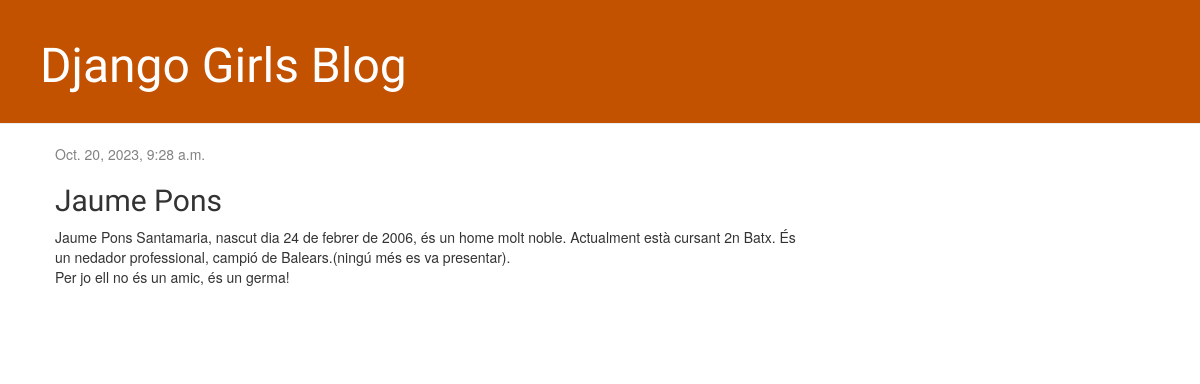
Page /post/6/ on the committed database.
### blog/models.py (models this page shows, shortened)
class Post(models.Model):
    author = models.ForeignKey(settings.AUTH_USER_MODEL, on_delete=models.CASCADE)
    title = models.CharField(max_length=200)
    text = models.TextField()
    created_date = models.DateTimeField(
            default=timezone.now)
    published_date = models.DateTimeField(
            blank=True, null=True)

### blog/views.py (the view)
# urls.py: path('post/<int:pk>/', views.post_detail, name='post_detail'),
def post_detail(request, pk):
    post = Post.objects.get(pk=pk)
    return render(request, 'blog/post_detail.html', {'post': post})

### blog/templates/blog/post_detail.html
{% extends 'blog/base.html' %}
{% block content %}
    <div class="post">
        {% if post.published_date %}
            <div class="date">
                {{ post.published_date }}
            </div>
        {% endif %}
        <h2>{{ post.title }}</h2>
        <p>{{ post.text|linebreaksbr }}</p>
    </div>
{% endblock %}

### blog/static/css/blog.css (style rules this page uses)
h1, h2, h3, h4 { font-family: 'Lobster', cursive; }
.date { color: #828282; }
.post { margin-bottom: 70px; }

### rows in the picture
Post: published_date "Oct. 20, 2023, 9:28 a.m.", title "Jaume Pons", text "Jaume Pons Santamaria, nascut dia 24 de febrer de 2006, és un home molt noble. Actualment està cursant 2n Batx. És un nedador professional, campió de Balears.(ningú més es va presentar). Per jo ell no és un amic, és un germa!"
